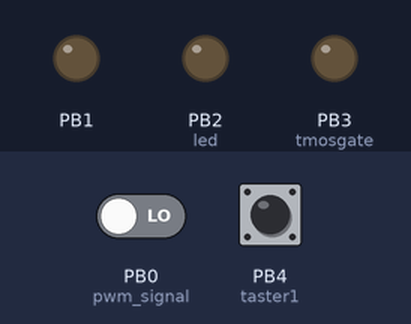
Recording of a program running on a simulated ATtiny85, built with avr-gcc and run on an emulated ATtiny85. On the bench: output pins drawn as LEDs (lit = HIGH). Inputs (shaded band) come from the test bench; at power-on: PB0 (pwm_signal) LOW, PB4 (taster1) HIGH.

Above: at 1.6 s.
1.7 s: PB0 (pwm_signal) driven HIGH
At 2.9 s:
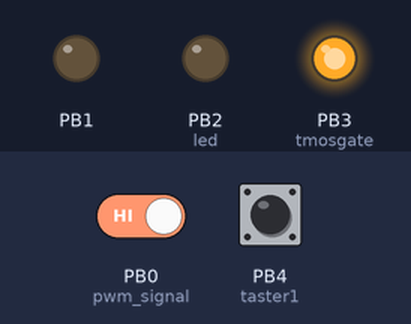
3.2 s: PB4 (taster1) pulled LOW for 0.15 s
At 4.2 s:
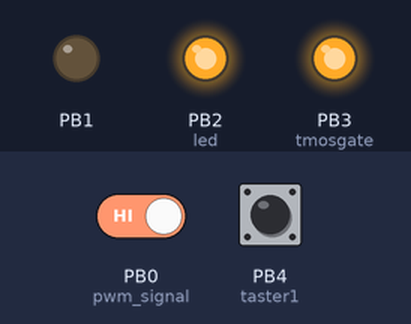
Timing chart, 0 to 20.3 s (numbered marks = the images above; inputs shaded):
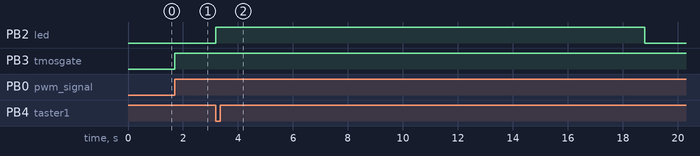

The program:

main.cpp
```cpp
#include <Arduino.h>
// assign Pin's
#define tmosgate 3
#define led 2
#define pwm_signal 0
#define taster1 4

#define dc 1  // shortest duty cycle (1% equ. 2.55)
#define minutes 2
#define seconds 60

const unsigned long DUR1 = 130UL*seconds;
const unsigned long DUR2 = 130UL*60*minutes;

volatile int Dac = 0;
volatile int Cycle = 0;

long myTimer1 = 0;
bool timer1_enable = false;
long myTimer2 = 0;
bool timer2_enable = false;

// Overflow interrupt
ISR(TIMER1_OVF_vect) {
  static int remain;
  if (Cycle == 0) remain = Dac;
  if (remain >= 256) {
    OCR1A = 255; // high (Table 12-2)
    remain = remain - 256;
  } else {
    OCR1A = remain;
    remain = 0;
  }
  Cycle = (Cycle + 1) & 0x0F;
}

void analogWrite12(int value) {
  cli();
  Dac = value;
  sei();
}

void setup() {
  pinMode(taster1, INPUT_PULLUP);
  pinMode(pwm_signal, INPUT);
  pinMode(tmosgate, OUTPUT);
  digitalWrite(tmosgate, LOW);
  pinMode(led, OUTPUT);
  digitalWrite(led, LOW);

  delay(400);

  // Top value for high (Table 12-2)
  OCR1C = 255;
  // Timer/Counter1 doing PWM on OC1A (PB1)
  TCCR1 = 1 << PWM1A    // Pulse Width Modulator A Enable
          | 1 << COM1A0 // OC1x cleared on compare match. Set when TCNT1 = $00
          | 1 << CS10;  // PWM clock = CK
  TIMSK |= 1 << TOIE1; // Timer/Counter1 Overflow Interrupt Enable
  pinMode(1, OUTPUT);
}

void pwm_on() {
  digitalWrite(led, HIGH);
  analogWrite12(dc);
  myTimer1 = millis();
  timer1_enable = true;
}

void tmos_on() {
  digitalWrite(tmosgate, HIGH);
  myTimer2 = millis();
  timer2_enable = true;
}

void pwm_off() {
  analogWrite12(0);
  digitalWrite(led, LOW);
  timer1_enable = false;
}

void tmos_off() {
  digitalWrite(tmosgate, LOW);
  timer2_enable = false;
}

void loop() {
  if (millis() > (DUR2 + myTimer1) && timer1_enable) {
    pwm_off();
  }
  if (millis() > (DUR1 + myTimer2) && timer2_enable) {
    tmos_off();
  }
  if (digitalRead(led) == LOW && digitalRead(taster1) == LOW) {
    pwm_on();
  }
  if (digitalRead(pwm_signal) == HIGH){
    tmos_on();
  }
}
```

Measured:
- after the input at 1.7 s, PB3 (tmosgate): LOW → HIGH at once
- after the input at 3.2 s, PB2 (led): LOW → HIGH at once, → LOW 15.6 s later
